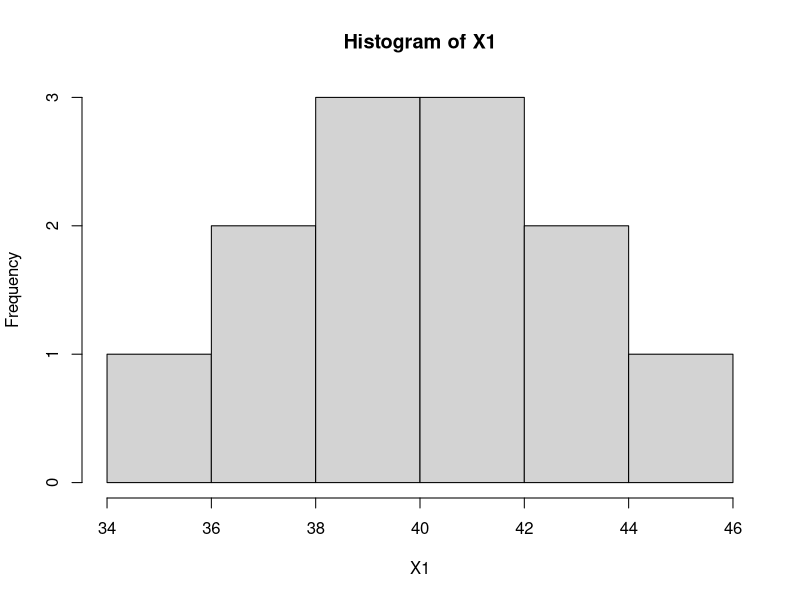

Generate this figure with R:
# TODO: Add comment
# 
# Author: scottyuan
###############################################################################


X1 <- c(35, 40, 40, 42, 37, 45, 43, 37, 44, 42, 41, 39)
X2 <- c(60, 74, 64, 71, 72, 68, 78, 66, 70, 65, 73, 75)
#plot(X1, X2)

hist(X1)

#Hello
